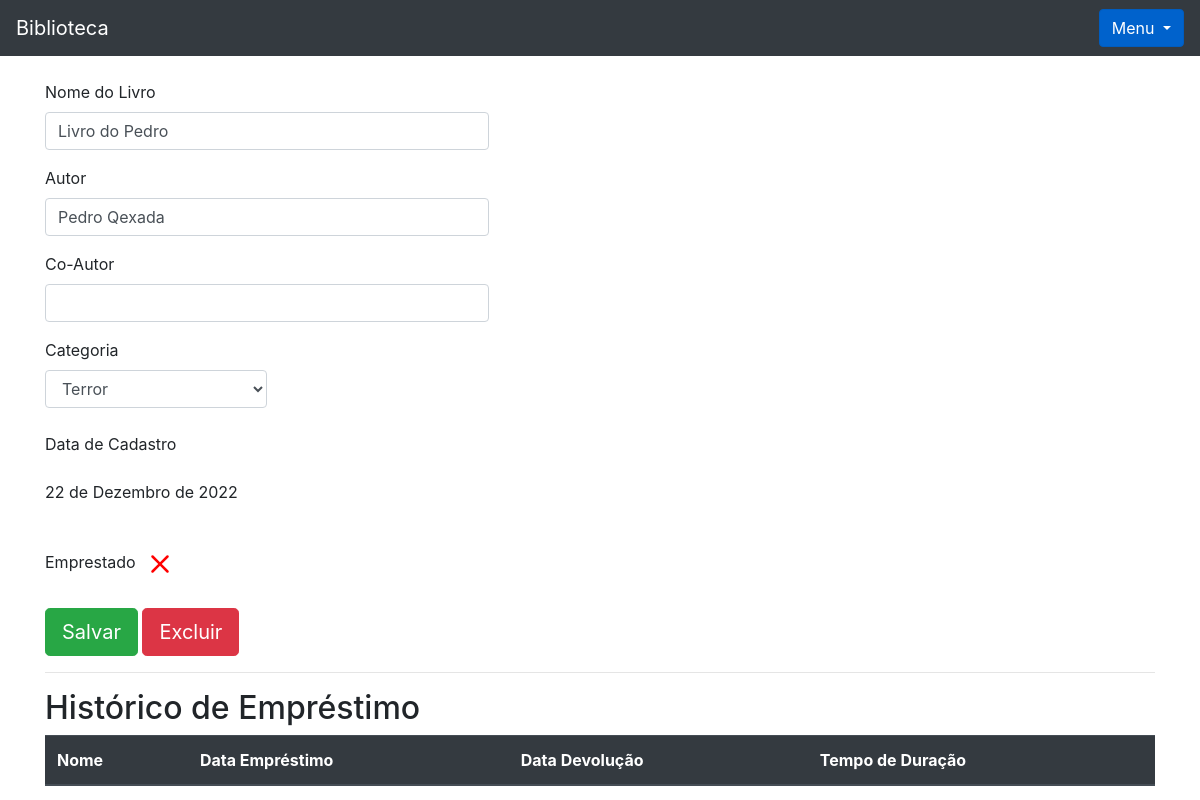
The app's page /livro/ver_livro/10 (signed in) with its own data.
### livro/models.py (models this page shows, shortened)
class Livros(models.Model):
    img             = models.ImageField(upload_to='capa_livro', null=True, blank=True)
    nome            = models.CharField(max_length = 100)
    autor           = models.CharField(max_length = 30)
    co_autor        = models.CharField(max_length = 30, blank = True) # blank = True torna não obrigatório o preenchimento do campo mas retorna string vazia
    data_cadastro   = models.DateField(default = date.today) # importa a data do dia automaticamente no campo
    emprestado      = models.BooleanField(default = False)
    categoria       = models.ForeignKey(Categoria, on_delete=models.DO_NOTHING) # se eu apagar a categoria não acontece nada com o livro
    usuario         = models.ForeignKey(Usuario, on_delete=models.DO_NOTHING)
    class Meta:
        verbose_name = 'Livro'

### livro/views.py (the view)
# urls.py: path('ver_livro/<int:id>', views.ver_livros, name = 'ver_livros'), # url dinâmica, traz a url de acordo com o id do livro selecionado
def ver_livros(request, id):
    if request.session.get('usuario'): # se o usuario estiver logado
        livro = Livros.objects.get(id = id)#get pega o id que for igual ao id
        if request.session.get('usuario') == livro.usuario.id: # se o livro for do usuario ele mostra
            usuario = Usuario.objects.get(id = request.session['usuario'])
            categoria_livro = Categoria.objects.filter(usuario = request.session.get('usuario'))
            emprestimos = Emprestimo.objects.filter(livro = livro) # filter() vai filtra tudo independendo do usuario
            form = CadastroLivro()
            form.fields['usuario'].initial = request.session['usuario'] # filtrando apenas as categorias do usuario logado
            form.fields['categoria'].queryset = Categoria.objects.filter(usuario = usuario)
            form_categoria = CategoriaLivro()
            usuarios = Usuario.objects.all()
            livros_emprestar = Livros.objects.filter(usuario = usuario, emprestado = False)
            livros_emprestados = Livros.objects.filter(usuario = usuario).filter(emprestado = True)
            return render(request, 'ver_livro.html', {'livro': livro, 'categoria_livro': categoria_livro,
                                                      'emprestimos': emprestimos,
                                                      'usuario_logado': request.session.get('usuario'),
                                                      'form': form,
                                                      'id_livro': id,
                                                      'form_categoria': form_categoria,
                                                      'usuarios': usuarios,
                                                      'livros_emprestar': livros_emprestar,
                                                      'livros_emprestados': livros_emprestados,})
        else:
            return HttpResponse('Esse livro não é seu')
    return redirect('/auth/login/?status=2')

### livro/forms.py
class CadastroLivro(forms.ModelForm):
    class Meta:
        model = Livros
        fields = "__all__"
    def __init__(self, *args, **kwargs):
        super().__init__(*args, **kwargs) # subscrevendo o __ini__ de sabeform
        self.fields['usuario'].widget = forms.HiddenInput()

class CategoriaLivro(forms.Form):
    nome = forms.CharField(max_length=30)
    descricao = forms.CharField(max_length=60)
    def __init__(self, *args, **kwargs):
        super().__init__(*args, **kwargs)
        self.fields['descricao'].widget = forms.Textarea() # transformando o descricao.CharFields em TextArea

### livro/models.py (called while the page is built)
    def __str__(self):
        return self.nome

### livro/templates/ver_livro.html (shortened to what this page needs)
{%extends 'base.html'%}
{% load filtros %}
{% block 'conteudo' %}
<div class="container">
    <br>
    <form action="{% url 'alterar_livro' %}" method="POST">
        <p>
            <label>Nome do Livro</label>
            <input style="width: 40%;" class="form-control" type="text" value="{{livro.nome}}" name="nome_livro">
        </p>
        <p>
            <label>Autor</label>
            <input style="width: 40%;" class="form-control" type="text" value="{{livro.autor}}" name="autor">
        </p>
        <p>
            <label>Co-Autor</label>
            <input style="width: 40%;" class="form-control" type="text" value="{{livro.co_autor}}" name="co_autor">
        </p>
        <label for="">Categoria</label>
        <select style="width: 20%;" class="form-control" name="categoria_id">
            {% for i in categoria_livro %}
                {% if livro.categoria.nome == i.nome %}
                    <option value="{{i.id}}" selected>{{i}}</option>
                {%else%}
                <option value="{{i.id}}">{{i}}</option>
                {%endif%}
            {%endfor%}
        </select>
        <br>
        <p>
            <label>Data de Cadastro</label>
            <p>{{livro.data_cadastro}}</p>
        </p>
        <br>
        <label>Emprestado</label>
        <br>
        <br>
        <input type="submit" class="btn btn-success btn-lg" value="Salvar">
        <button type="button" class="btn btn-danger btn-lg" data-toggle="modal" data-target="#exampleModal2">
            Excluir
        </button>
    </form>
    <hr>
    <h2>Histórico de Empréstimo</h2>
    <table class="table table-striped table-dark">
        <thead>
          <tr>
            <th scope="col">Nome</th>
            <th scope="col">Data Empréstimo</th>
            <th scope="col">Data Devolução</th>
            <th scope="col">Tempo de Duração</th>
          </tr>
        </thead>
      </table>
</div>
{% endblock %}

### records on screen
Livros: nome_livro "Livro do Pedro", autor "Pedro Qexada", data_cadastro "22 de Dezembro de 2022"

### other values on screen
form field categoria_id "Terror"
